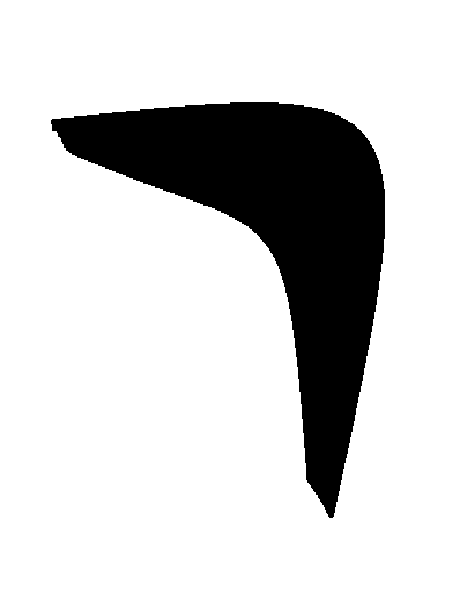
%> input picture maps/image6.png, 465 x 616 px
$ octave --eval "result = genarea;"   (GNU Octave 9; MATLAB toolbox functions it lacks are replaced by stand-ins)
%> lines starting %> are read from the running program, lines starting %| are printed output that depends on the picture; in (x1, y1, x2, y2) boxes, pixels count from 0 and x2, y2 are one past the last pixel; in counts of white or black regions, pixels touching at a corner belong together; the program's own positions count from 1
function Obstacle_Area = genarea()
% Interest area value >0
% Obstacle area value =0

I_raw=imread('./maps/image6.png');          % map here
%> I_raw is the input picture: size 616x465x3 uint8; 82.8% white; 1 black region, box (x1, y1, x2, y2) and area: (51, 102, 385, 518) 49325
I_raw=imresize(I_raw,[100,100]);            % resize
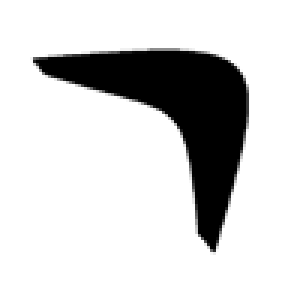
%> I_raw: size 100x100x3 uint8 (shown 3 times larger); min 0, max 255, mean 211.1
I_raw=rgb2gray(I_raw);
%> I_raw: size 100x100 uint8
I_raw=imgaussfilt(I_raw, 2);
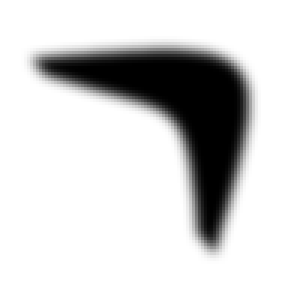
%> I_raw: size 100x100 uint8 (shown 3 times larger); min 0, max 255, mean 211.1; mean of the top-left, top-right, bottom-left and bottom-right quarters 209.5, 164.1, 255, 215.8
Obstacle_Area=im2double(I_raw);
%Obstacle_Area=I_raw(:,:,1);
%Obstacle_Area=Obstacle_Area*255;
Obstacle_Area=1-Obstacle_Area;
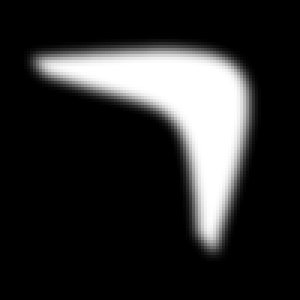
%> Obstacle_Area: size 100x100 double (shown 3 times larger); min 0, max 1, mean 0.172
Obstacle_Area(Obstacle_Area>=0.7)=1;
Obstacle_Area(Obstacle_Area<0.7)=0;
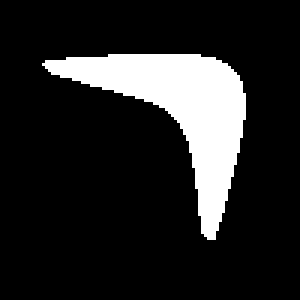
%> Obstacle_Area: size 100x100 double (shown 3 times larger); values 0 (black) and 1 (white), 14.7% white; 1 white region, box (x1, y1, x2, y2) and area: (14, 18, 82, 80) 1471

% [6 lines of commented-out code are left out]

$ run again, with maps/image1.2.png copied over maps/image6.png
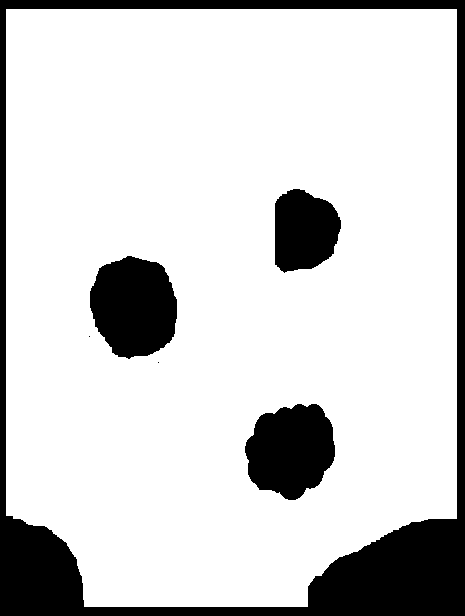
%> input picture maps/image1.2.png, 465 x 616 px
%> in genarea, I_raw is the input picture: size 616x465x3 uint8; 82.5% white; 6 black regions (2 under 20 px), largest, box (x1, y1, x2, y2) and area: (0, 0, 465, 616) 32257, (90, 256, 177, 359) 6957, (245, 404, 335, 500) 6502, (275, 189, 341, 273) 4372
%> in genarea, `I_raw=imgaussfilt(I_raw, 2);`:
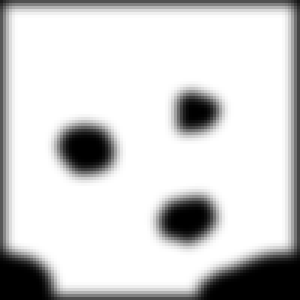
%> I_raw: size 100x100 uint8 (shown 3 times larger); min 0, max 255, mean 208.5
%> in genarea, `Obstacle_Area(Obstacle_Area<0.7)=0;`:
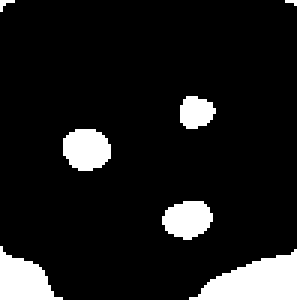
%> Obstacle_Area: size 100x100 double (shown 3 times larger); values 0 (black) and 1 (white), 11.5% white; 6 white regions (1 under 20 px), largest, box (x1, y1, x2, y2) and area: (63, 0, 100, 100) 476, (0, 82, 21, 100) 223, (21, 43, 37, 57) 180, (54, 67, 71, 80) 165, (60, 32, 72, 43) 101
